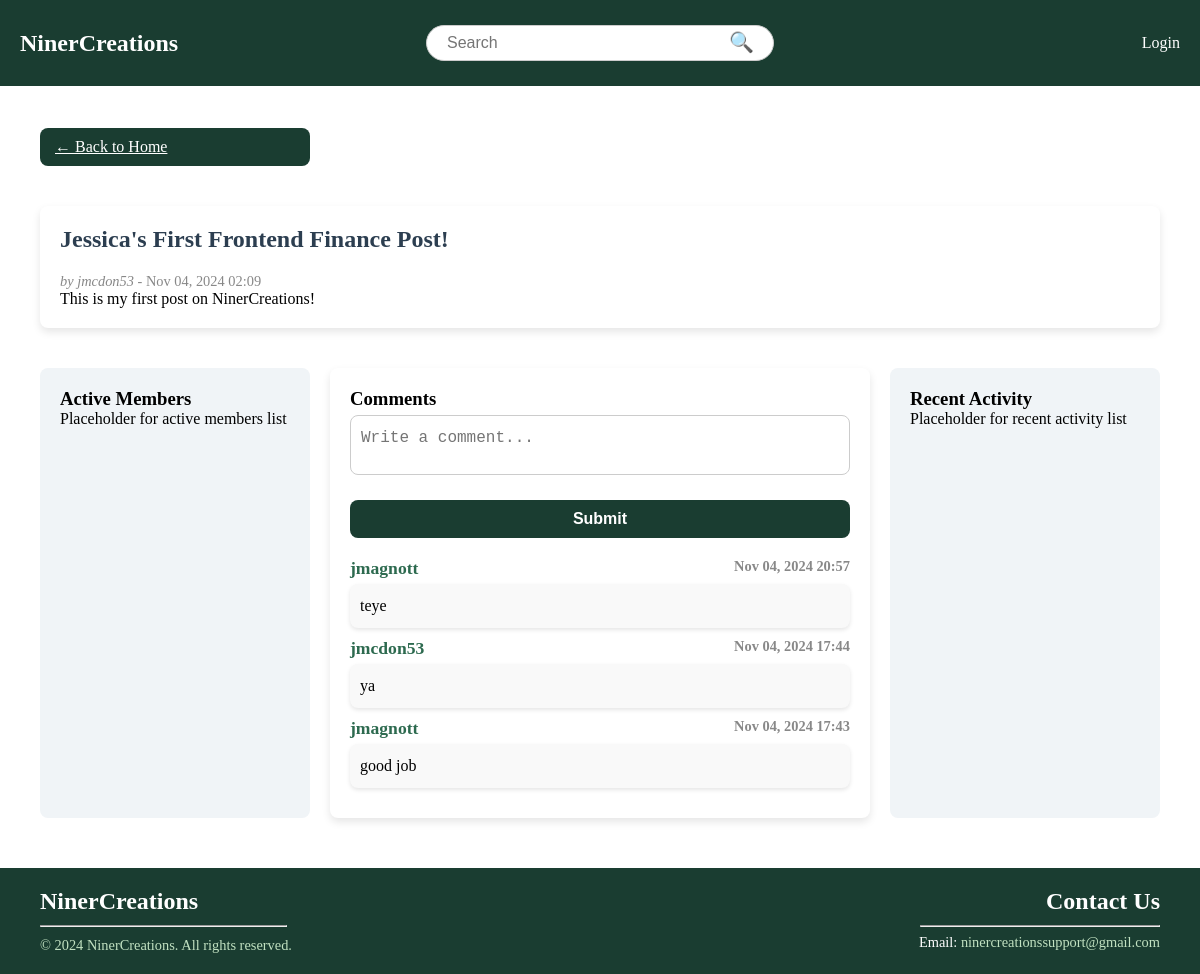
The app's page /post/2/ with its own data.
### NinerCreations/models.py (models this page shows, shortened)
class Post(models.Model):
    author = models.ForeignKey(User, on_delete=models.CASCADE)
    title = models.CharField(max_length=255)
    content = models.TextField()
    created_at = models.DateTimeField(auto_now_add=True)
    topics = models.ManyToManyField(Topic, related_name="posts", blank=True)

class Comment(models.Model):
    post = models.ForeignKey(Post, on_delete=models.CASCADE, related_name="comments")
    author = models.ForeignKey(User, on_delete=models.CASCADE, null=True, blank=True)
    content = models.TextField()
    created_at = models.DateTimeField(auto_now_add=True)

### NinerCreations/views.py (the view)
# urls.py: path('post/<int:post_id>/', views.post_detail, name='post_detail'),  # New URL pattern for post detail and comments
def post_detail(request, post_id):
    post = get_object_or_404(Post, id=post_id)
    comments = post.comments.all().order_by('-created_at')  # Fetch comments associated with the post
    if request.method == 'POST':
        content = request.POST.get('content')  # Get the comment content from the form
        if content:
            author = request.user if request.user.is_authenticated else None
            Comment.objects.create(post=post, author=author, content=content)
            comments = post.comments.all().order_by('-created_at')
    return render(request, 'base/post_detail.html', {
        'post': post,
        'comments': comments,
    })

### NinerCreations/templates/base/post_detail.html (shortened to what this page needs)
{% extends "base/base.html" %}
{% block content %}
<div class="content-grid">
    <a class="btn btn-primary" href="{% url 'home' %}">← Back to Home</a>
    <div class="pd-main">
        <div class="post-detail">
            <h2>{{ post.title }}</h2>
            <p class="post-meta">
                <em>by {{ post.author.username }}</em> - {{ post.created_at|date:"M d, Y H:i" }}
            </p>
            <div class="post-content">
                {{ post.content }}
            </div>
        </div>
    </div>
    <div class="pd-left">
        <h3>Active Members</h3>
        <p>Placeholder for active members list</p>
    </div>
    <div class="pd-main-content">
        <div class="comment-section">
            <h3>Comments</h3>
            <form method="POST" action="{% url 'post_detail' post.id %}" class="comment-form">
                <textarea name="content" rows="4" placeholder="Write a comment..." required class="comment-input"></textarea>
                <button type="submit" class="btn btn-primary">Submit</button>
            </form>
            <ul id="commentList" class="comment-list">
                {% for comment in comments %}
                    <li class="comment">
                        <div class="comment-header">
                            <strong class="comment-author">{{ comment.author.username|default:"Guest" }}</strong>
                            <span class="comment-timestamp">{{ comment.created_at|date:"M d, Y H:i" }}</span>
                        </div>
                        <div class="comment-content">
                            {{ comment.content }}
                        </div>
                    </li>
                {% endfor %}
            </ul>
        </div>
    </div>
    <div class="pd-right">
        <h3>Recent Activity</h3>
        <p>Placeholder for recent activity list</p>
    </div>
</div>
{% endblock %}

### static/css/styles.css (style rules this page uses)
* { padding: 0; margin: 0; box-sizing: border-box; }
html, body { height: 100%; margin: 0; }
h2 { color: #2c3e50; margin-bottom: 20px; font-weight: bold; }
form { display: flex; flex-direction: column; }
form button { background-color: #2c3e50; color: white; font-weight: bold; padding: 10px; border: none; border-radius: 4px; cursor: pointer; transition: background-color 0.3s ease; }
a { color: #2c3e50; }
.content-grid { display: grid; grid-template-columns: 1fr 2fr 1fr; gap: 20px; padding: 20px; }
.pd-main { grid-column: 1 / -1; background-color: #ffffff; padding: 20px; border-radius: 8px; box-shadow: 0px 4px 8px rgba(0, 0, 0, 0.1); margin-bottom: 20px; }
.pd-left { background-color: #f0f4f7; padding: 20px; border-radius: 8px; height: 100%; }
.pd-main-content { background-color: #ffffff; padding: 20px; border-radius: 8px; box-shadow: 0px 4px 8px rgba(0, 0, 0, 0.1); display: flex; flex-direction: column; height: 100%; }
.pd-right { background-color: #f0f4f7; padding: 20px; border-radius: 8px; height: 100%; }
.comment-section { margin-top: 0px; }
.comment-header { display: flex; justify-content: space-between; font-weight: bold; }
.comment-author { font-size: 1.1rem; color: #2d6a4f; }
.comment-timestamp { font-size: 0.9rem; color: #888; }
.comment-list { list-style-type: none; }
.comment-content { margin-top: 5px; font-size: 1rem; line-height: 1.5; background-color: #f9f9f9; padding: 10px; border-radius: 8px; box-shadow: 0px 2px 4px rgba(0, 0, 0, 0.1); margin-bottom: 10px; }
.comment-form { display: flex; flex-direction: column; }
.comment-input { border-radius: 8px; border: 1px solid #ccc; padding: 10px; font-size: 16px; resize: none; height: 60px; }
.btn-primary { background-color: #1A3D31; color: white; border: none; border-radius: 8px; padding: 10px 15px; cursor: pointer; margin-top: 10px; transition: background-color 0.3s; }
.btn { margin-bottom: 20px; }
.post-meta { color: #888; font-size: 0.9rem; margin-top: 10px; }
form { width: 100%; }
input[type="file"], textarea { display: block; width: 100%; margin-top: 5px; margin-bottom: 15px; padding: 10px; border: 1px solid #ccc; border-radius: 4px; font-size: 14px; line-height: 1.5; }
textarea { resize: vertical; }
button { background-color: #1A3D31; color: #fff; border: none; border-radius: 5px; padding: 10px 20px; font-size: 16px; cursor: pointer; margin-top: 10px; }

### records on screen
Post: title "Jessica's First Frontend Finance Post!", author.username "jmcdon53", created_at "Nov 04, 2024 02:09", content "This is my first post on NinerCreations!"
Comment: author.username "jmagnott", created_at "Nov 04, 2024 20:57", content "teye"
Comment: author.username "jmcdon53", created_at "Nov 04, 2024 17:44", content "ya"
Comment: author.username "jmagnott", created_at "Nov 04, 2024 17:43", content "good job"
